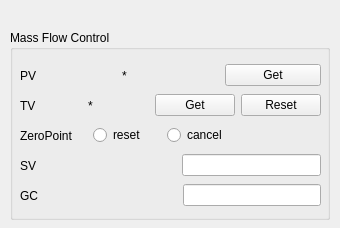
<?xml version="1.0" encoding="UTF-8"?>
<ui version="4.0">
 <class>MFC</class>
 <widget class="QWidget" name="MFC">
  <property name="geometry">
   <rect>
    <x>0</x>
    <y>0</y>
    <width>340</width>
    <height>228</height>
   </rect>
  </property>
  <property name="windowTitle">
   <string>MFC</string>
  </property>
  <widget class="QGroupBox" name="groupBox_2">
   <property name="geometry">
    <rect>
     <x>10</x>
     <y>30</y>
     <width>320</width>
     <height>190</height>
    </rect>
   </property>
   <property name="statusTip">
    <string extracomment="ACU20"/>
   </property>
   <property name="title">
    <string>Mass Flow Control</string>
   </property>
   <widget class="QWidget" name="horizontalLayoutWidget_8">
    <property name="geometry">
     <rect>
      <x>10</x>
      <y>60</y>
      <width>301</width>
      <height>31</height>
     </rect>
    </property>
    <layout class="QHBoxLayout" name="horizontalLayout_8">
     <item>
      <widget class="QLabel" name="label_12">
       <property name="statusTip">
        <string extracomment="temperature(bmp280)"/>
       </property>
       <property name="text">
        <string>TV</string>
       </property>
      </widget>
     </item>
     <item>
      <widget class="QLabel" name="label_13">
       <property name="text">
        <string>*</string>
       </property>
      </widget>
     </item>
     <item>
      <widget class="QPushButton" name="pushButton_8">
       <property name="text">
        <string>Get</string>
       </property>
      </widget>
     </item>
     <item>
      <widget class="QPushButton" name="pushButton_10">
       <property name="text">
        <string>Reset</string>
       </property>
      </widget>
     </item>
    </layout>
   </widget>
   <widget class="QWidget" name="horizontalLayoutWidget_11">
    <property name="geometry">
     <rect>
      <x>10</x>
      <y>150</y>
      <width>301</width>
      <height>31</height>
     </rect>
    </property>
    <layout class="QHBoxLayout" name="horizontalLayout_12">
     <item>
      <widget class="QLabel" name="label_16">
       <property name="statusTip">
        <string extracomment="gas coefficient set"/>
       </property>
       <property name="text">
        <string>GC</string>
       </property>
      </widget>
     </item>
     <item>
      <spacer name="horizontalSpacer_2">
       <property name="orientation">
        <enum>Qt::Horizontal</enum>
       </property>
       <property name="sizeHint" stdset="0">
        <size>
         <width>40</width>
         <height>20</height>
        </size>
       </property>
      </spacer>
     </item>
     <item>
      <widget class="QLineEdit" name="lineEdit_3"/>
     </item>
    </layout>
   </widget>
   <widget class="QWidget" name="horizontalLayoutWidget_12">
    <property name="geometry">
     <rect>
      <x>10</x>
      <y>120</y>
      <width>301</width>
      <height>31</height>
     </rect>
    </property>
    <layout class="QHBoxLayout" name="horizontalLayout_13">
     <item>
      <widget class="QLabel" name="label_17">
       <property name="text">
        <string>SV</string>
       </property>
      </widget>
     </item>
     <item>
      <spacer name="horizontalSpacer">
       <property name="orientation">
        <enum>Qt::Horizontal</enum>
       </property>
       <property name="sizeHint" stdset="0">
        <size>
         <width>40</width>
         <height>20</height>
        </size>
       </property>
      </spacer>
     </item>
     <item>
      <widget class="QLineEdit" name="lineEdit"/>
     </item>
    </layout>
   </widget>
   <widget class="QWidget" name="horizontalLayoutWidget_3">
    <property name="geometry">
     <rect>
      <x>10</x>
      <y>30</y>
      <width>301</width>
      <height>31</height>
     </rect>
    </property>
    <layout class="QHBoxLayout" name="horizontalLayout_3">
     <item>
      <widget class="QLabel" name="label_10">
       <property name="statusTip">
        <string extracomment="current flow"/>
       </property>
       <property name="text">
        <string>PV</string>
       </property>
      </widget>
     </item>
     <item>
      <widget class="QLabel" name="label_11">
       <property name="text">
        <string>*</string>
       </property>
      </widget>
     </item>
     <item>
      <widget class="QPushButton" name="pushButton_3">
       <property name="text">
        <string>Get</string>
       </property>
      </widget>
     </item>
    </layout>
   </widget>
   <widget class="QWidget" name="horizontalLayoutWidget_10">
    <property name="geometry">
     <rect>
      <x>10</x>
      <y>90</y>
      <width>214</width>
      <height>31</height>
     </rect>
    </property>
    <layout class="QHBoxLayout" name="horizontalLayout_11">
     <item>
      <widget class="QLabel" name="label_18">
       <property name="text">
        <string>ZeroPoint</string>
       </property>
      </widget>
     </item>
     <item>
      <widget class="QRadioButton" name="radioButton_2">
       <property name="text">
        <string>reset</string>
       </property>
      </widget>
     </item>
     <item>
      <widget class="QRadioButton" name="radioButton">
       <property name="text">
        <string>cancel</string>
       </property>
      </widget>
     </item>
    </layout>
   </widget>
  </widget>
 </widget>
 <resources/>
 <connections/>
</ui>
